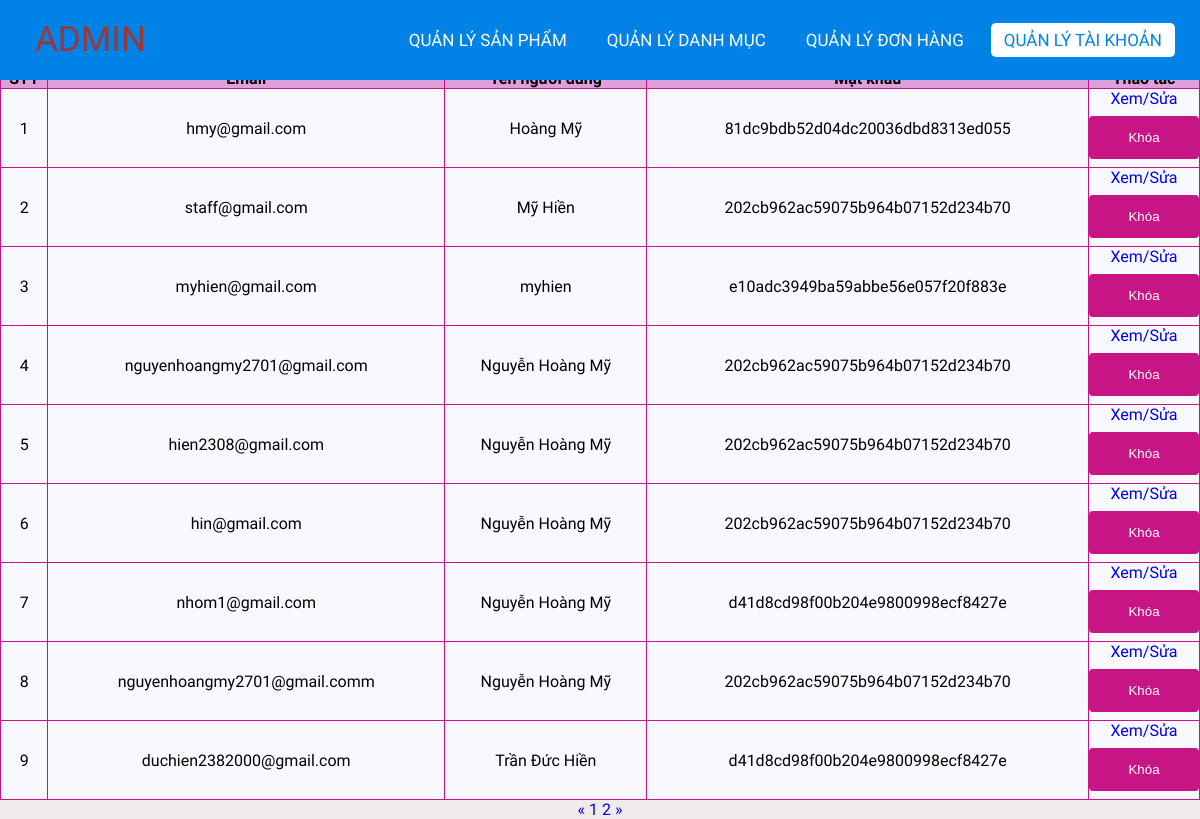
Page /admin/userList.php on the committed database.
### tables this page shows
CREATE TABLE `users` (
  `id` int(11) NOT NULL,
  `email` varchar(255) NOT NULL,
  `fullname` varchar(255) NOT NULL,
  `dob` date NOT NULL,
  `password` varchar(255) NOT NULL,
  `role_id` int(11) NOT NULL,
  `status` tinyint(1) NOT NULL,
  `address` varchar(500) NOT NULL,
  `isConfirmed` tinyint(4) NOT NULL DEFAULT 0,
  `captcha` varchar(50) NOT NULL
);

### lib/database.php (called while the page is built, shortened)
<?php
class Database extends PDO
{
  public $host   = DB_HOST;
  public $user   = DB_USER;
  public $pass   = DB_PASS;
  public $dbname = DB_NAME;
  public $link;
  private function connectDB()
  {
    $this->link = new mysqli(
      $this->host,
      $this->user,
      $this->pass,
      $this->dbname
    );
  }
  public function select($query)
  {
    $result = $this->link->query($query);
    if (!empty($result) && $result->num_rows > 0) {
      return $result;
    } else {
      return false;
    }
  }
}

### classes/user.php (called while the page is built, shortened)
<?php
$filepath = realpath(dirname(__FILE__));
include_once($filepath . '/../lib/database.php');
?>
<?php
class user
{
	private $db;
	public function __construct()
	{
		$this->db = new Database();
	}
	public function getAllAdmin($page = 1, $total = 10)
    {
        $tmp = ($page - 1) * $total;
        $query ="SELECT * FROM users order by fullname asc limit $tmp,$total";
        $result = $this->db->select($query);
        return $result;
    }
	public function getCountPaging($row = 8)
    {
        $query = "SELECT COUNT(*) FROM users";
        $mysqli_result = $this->db->select($query);
        if ($mysqli_result) {
            $totalrow = intval((mysqli_fetch_all($mysqli_result, MYSQLI_ASSOC)[0])['COUNT(*)']);
            $result = ceil($totalrow / $row);
            return $result;
        }
        return false;
    }
}
?>

### admin/userList.php (the view, shortened to what this page needs)
<?php
include '../classes/user.php';
$user = new user();
$list = $user->getAllAdmin((isset($_GET['page']) ? $_GET['page'] : 1));
$pageCount = $user->getCountPaging();
?>
<!DOCTYPE html>
<html lang="en">
<head>
    <link rel="stylesheet" href="css/style.css">
    <link rel="stylesheet" href="https://cdnjs.cloudflare.com/ajax/libs/font-awesome/5.15.4/css/all.min.css">
</head>
<body>
    <nav>
        <a href="index.php" style="background-color: #0082e6;"><label class="logo">ADMIN</label></a>
        <ul>
            <li><a href="productlist.php">Quản lý Sản phẩm</a></li>
            <li><a href="categoriesList.php">Quản lý Danh mục</a></li>
            <li><a href="orderlist.php">Quản lý Đơn hàng</a></li>
            <li><a href="userList.php" class="active" >Quản lý tài khoản</a></li>
        </ul>
    </nav>
    <div class="title">
        <h1>Danh sách tài khoản</h1>
    </div>
    <div class="container">
        <?php $count = 1;
        if ($list) { ?>
            <table class="list">
                <tr>
                    <th>STT</th>
                    <th>Email</th>
                    <th>Tên người dùng</th>
                    <th>Mật khẩu</th>
                    <th>Thao tác</th>
                </tr>
                <?php foreach ($list as $key => $value) { ?>
                    <tr>
                        <td><?= $count++ ?></td>
                        <td><?= $value['email'] ?></td>
                        <td><?= $value['fullname'] ?></td>
                        <td><?= $value['password'] ?></td>
                        <td>
                            <a href="edit_user.php?id=<?= $value['id'] ?>">Xem/Sửa</a>
                            <?php
                            if ($value['status']) { ?>
                                <form action="userList.php" method="post">
                                    <input type="submit" value="Khóa" name="block">
                                </form>
                            <?php } ?>
                        </td>
                    </tr>
                <?php } ?>
            </table>
        <?php } else { ?>
            <h3>Chưa có tài khoản nào...</h3>
        <?php } ?>
        <div class="pagination">
            <a href="userList.php?page=<?= (isset($_GET['page'])) ? (($_GET['page'] <= 1) ? 1 : $_GET['page'] - 1) : 1 ?>">&laquo;</a>
            <?php
            for ($i = 1; $i <= $pageCount; $i++) {
                if (isset($_GET['page'])) {
                    if ($i == $_GET['page']) { ?>
                        <a class="active" href="userList.php?page=<?= $i ?>"><?= $i ?></a>
                    <?php } else { ?>
                        <a href="userList.php?page=<?= $i ?>"><?= $i ?></a>
                    <?php  }
                } else { ?>
                    <a href="userList.php?page=<?= $i ?>"><?= $i ?></a>
                <?php  } ?>
            <?php }
            ?>
            <a href="userList.php?page=<?= (isset($_GET['page'])) ? $_GET['page'] + 1 : 2 ?>">&raquo;</a>
        </div>
    </div>
</body>
</html>

### admin/css/style.css (style rules this page uses)
* { padding: 0; margin: 0; text-decoration: none; list-style: none; box-sizing: border-box; }
body { font-family: Mitr; background: rgb(240, 234, 234); }
nav { top: 0; position: fixed; background: #0082e6; height: 80px; width: 100%; }
label.logo { color: rgb(156, 55, 55); font-size: 35px; line-height: 80px; padding: 0 35px; }
nav ul { float: right; margin-right: 20px; }
nav ul li { display: inline-block; line-height: 80px; margin: 0 5px; }
nav ul li a { color: white; font-size: 17px; padding: 7px 13px; border-radius: 3px; text-transform: uppercase; border-radius: 5px; transition: 0.5s; }
.active, a:hover { background-color: white; color: #0082e6; }
.container { margin-top: 30px; height: auto; }
.title { background-color: white; }
.list { width: 100%; background-color: ghostwhite; padding: 10px; border-collapse: collapse; }
th { background-color: plum; border: 1px solid mediumvioletred; }
td { border: 1px solid mediumvioletred; text-align: center; }
input[type=submit] { width: 100%; background-color: mediumvioletred; color: white; padding: 14px 20px; margin: 8px 0; border: none; border-radius: 4px; cursor: pointer; }
.pagination { text-align: center; }

### rows in the picture
users: email "hmy@gmail.com", fullname "Hoàng Mỹ", password "81dc9bdb52d04dc20036dbd8313ed055"
users: email "staff@gmail.com", fullname "Mỹ Hiền", password "202cb962ac59075b964b07152d234b70"
users: email "myhien@gmail.com", fullname "myhien", password "e10adc3949ba59abbe56e057f20f883e"
users: email "nguyenhoangmy2701@gmail.com", fullname "Nguyễn Hoàng Mỹ", password "202cb962ac59075b964b07152d234b70"
users: email "hien2308@gmail.com", fullname "Nguyễn Hoàng Mỹ", password "202cb962ac59075b964b07152d234b70"
users: email "hin@gmail.com", fullname "Nguyễn Hoàng Mỹ", password "202cb962ac59075b964b07152d234b70"
users: email "nhom1@gmail.com", fullname "Nguyễn Hoàng Mỹ", password "d41d8cd98f00b204e9800998ecf8427e"
users: email "nguyenhoangmy2701@gmail.comm", fullname "Nguyễn Hoàng Mỹ", password "202cb962ac59075b964b07152d234b70"
users: email "duchien2382000@gmail.com", fullname "Trần Đức Hiền", password "d41d8cd98f00b204e9800998ecf8427e"
